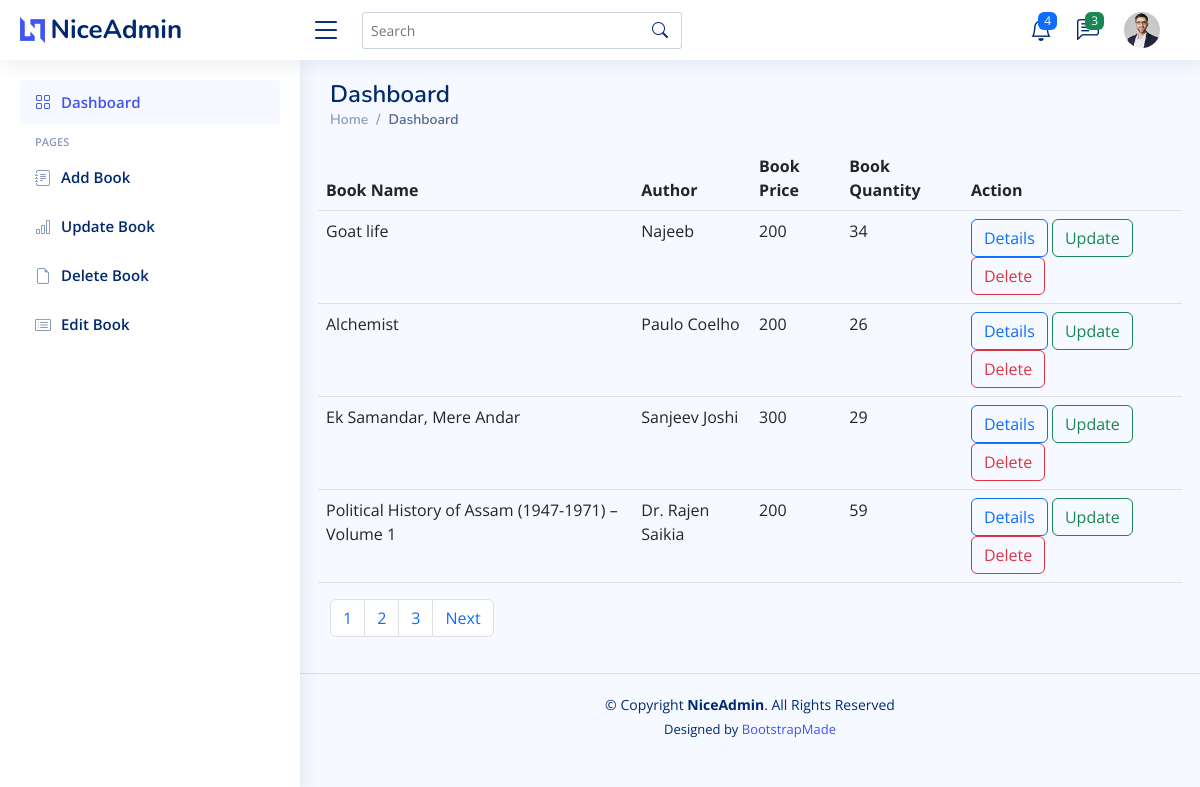
The page /adminpanel/home/ on the database its author committed.
### book_app/models.py (models this page shows, shortened)
class Book(models.Model) :
    title = models.CharField(max_length=50,null=True)
    price = models.IntegerField(null=True)
    author = models.ForeignKey(Author, on_delete=models.CASCADE,null=True)
    quantity = models.IntegerField()
    image = models.ImageField(upload_to='book_media')

class Author(models.Model) :
    name = models.CharField(max_length=50, null=True)
    def __str__(self) :
        return '{}'.format(self.name)

### book_app/views.py (the view)
# urls.py: path('home/',views.ListView, name='listview'),
def ListView(request) :
    books = Book.objects.all()
    paginator = Paginator(books,4)
    page_number = request.GET.get('page')
    try:
        page = paginator.get_page(page_number)
    except PageNotAnInteger:
        page = paginator.page(1)
    except EmptyPage :
        page = paginator.page(paginator.num_pages)
    return render(request, 'admin/listview.html', {'books':books,'page':page})

### templates/admin/listview.html (shortened to what this page needs)
{% extends 'admin/base.html' %} {% load static %} {% block content %}
<table class="table table-hover">
  <thead>
    <tr>
      <th scope="col" class="">Book Name</th>
      <th scope="col" class="">Author</th>
      <th scope="col" class="">Book Price</th>
      <th scope="col" class="">Book Quantity</th>
      <th scope="col" class="">Action</th>
    </tr>
  </thead>
  {% for book in page %}
  <tbody>
    <tr>
      <td class="">{{ book.title }}</td>
      <td class="">{{ book.author }}</td>
      <td class="">{{ book.price }}</td>
      <td class="">{{ book.quantity }}</td>
      <td class="">
        <a href="{% url 'detail' book.id %}" class="btn btn-outline-primary">Details</a>
        <a href="{% url 'update' book.id %}" class="btn btn-outline-success">Update</a>
        <a href="{% url 'delete' book.id %}" class="btn btn-outline-danger">Delete</a>
      </td>
    </tr>
  </tbody>
  {% endfor %}
</table>
<nav aria-label="Page navigation example">
  <ul class="pagination">
    {% for num in page.paginator.page_range %}
    <li class="page-item {% if page.number == num %}activate{% endif %}">
      <a class="page-link" href="?page={{ num }}">{{ num }}</a></li>
    {% endfor %}
    {% if page.has_next %}
    <li class="page-item"><a class="page-link" href="?page={{ page.next_page_number }}">Next</a></li>
    {% endif %}
  </ul>
</nav>
{% endblock %}

### templates/admin/base.html (shortened to what this page needs)
<!DOCTYPE html>
{% load static %}
<html lang="en">
<head>
  <link href="{% static 'assets/vendor/bootstrap/css/bootstrap.min.css' %}" rel="stylesheet">
  <link href="{% static 'assets/vendor/bootstrap-icons/bootstrap-icons.css' %}" rel="stylesheet">
  <link href="{% static 'assets/vendor/boxicons/css/boxicons.min.css' %}" rel="stylesheet">
  <link href="{% static 'assets/vendor/quill/quill.snow.css' %}" rel="stylesheet">
  <link href="{% static 'assets/vendor/quill/quill.bubble.css' %}" rel="stylesheet">
  <link href="{% static 'assets/vendor/remixicon/remixicon.css' %}" rel="stylesheet">
  <link href="{% static 'assets/vendor/simple-datatables/style.css' %}" rel="stylesheet">
  <link href="{% static 'assets/css/style.css' %}" rel="stylesheet">
</head>
<body>
  <header id="header" class="header fixed-top d-flex align-items-center">
    <div class="d-flex align-items-center justify-content-between">
      <a href="{% static 'index.html' %}" class="logo d-flex align-items-center">
        <img src="{% static 'assets/img/logo.png' %}" alt="">
        <span class="d-none d-lg-block">NiceAdmin</span>
      </a>
      <i class="bi bi-list toggle-sidebar-btn"></i>
    </div>
    <div class="search-bar">
      <form class="search-form d-flex align-items-center" method="get" action="{% url 'search' %}">
        <input type="text" name="q" placeholder="Search" title="Search Book">
        <button type="submit" title="Search"><i class="bi bi-search"></i></button>
      </form>
    </div>
    <nav class="header-nav ms-auto">
      <ul class="d-flex align-items-center">
        <li class="nav-item dropdown">
          <a class="nav-link nav-icon" href="#" data-bs-toggle="dropdown">
            <i class="bi bi-bell"></i>
            <span class="badge bg-primary badge-number">4</span>
          </a>
        </li>
        <li class="nav-item dropdown">
          <a class="nav-link nav-icon" href="#" data-bs-toggle="dropdown">
            <i class="bi bi-chat-left-text"></i>
            <span class="badge bg-success badge-number">3</span>
          </a>
        </li>
        <li class="nav-item dropdown pe-3">
          <a class="nav-link nav-profile d-flex align-items-center pe-4" href="#" data-bs-toggle="dropdown">
            <img src="{% static 'assets/img/profile-img.jpg' %}" alt="Profile" class="rounded-circle">
        </a>
        </li>
      </ul>
    </nav>
  </header>
  <aside id="sidebar" class="sidebar">
    <ul class="sidebar-nav" id="sidebar-nav">
      <li class="nav-item">
        <a class="nav-link " href="{% url 'listview' %}">
          <i class="bi bi-grid"></i>
          <span>Dashboard</span>
        </a>
      </li>
      <li class="nav-heading">Pages</li>
      <li class="nav-item">
        <a class="nav-link collapsed" href="{% url 'createbook' %}">
          <i class="bi bi-journal-text"></i>
          <span>Add Book</span>
        </a>
      </li>
      <li class="nav-item">
        <a class="nav-link collapsed" href="">
          <i class="bi bi-bar-chart"></i>
          <span>Update Book {{book.id}}</span>
        </a>
      </li>
      <li class="nav-item">
        <a class="nav-link collapsed" href="pages-contact.html">
          <i class="bi bi-file-earmark"></i>
          <span>Delete Book</span>
        </a>
      </li>
      <li class="nav-item">
        <a class="nav-link collapsed" href="pages-register.html">
          <i class="bi bi-card-list"></i>
          <span>Edit Book</span>
        </a>
      </li>
    </ul>
  </aside>
  <main id="main" class="main">
    <div class="pagetitle">
      <h1>Dashboard</h1>
      <nav>
        <ol class="breadcrumb">
          <li class="breadcrumb-item"><a href="index.html">Home</a></li>
          <li class="breadcrumb-item active">Dashboard</li>
        </ol>
      </nav>
    </div>
    <section class="section dashboard">
      <div class="row">
        {% block content %}
            {% endblock %}
      </div>
    </section>
  </main>
  <footer id="footer" class="footer">
    <div class="copyright">
      &copy; Copyright <strong><span>NiceAdmin</span></strong>. All Rights Reserved
    </div>
    <div class="credits">
      Designed by <a href="https://bootstrapmade.com/">BootstrapMade</a>
    </div>
  </footer>
</body>
</html>

### static/assets/css/style.css (style rules this page uses)
:root { scroll-behavior: smooth; }
body { font-family: "Open Sans", sans-serif; background: #f6f9ff; color: #444444; }
a { color: #4154f1; text-decoration: none; }
h1, h2, h3, h4, h5, h6 { font-family: "Nunito", sans-serif; }
#main { margin-top: 60px; padding: 20px 30px; transition: all 0.3s; }
.pagetitle { margin-bottom: 10px; }
.pagetitle h1 { font-size: 24px; margin-bottom: 0; font-weight: 600; color: #012970; }
.breadcrumb { font-size: 14px; font-family: "Nunito", sans-serif; color: #899bbd; font-weight: 600; }
.breadcrumb a { color: #899bbd; transition: 0.3s; }
.breadcrumb .breadcrumb-item::before { color: #899bbd; }
.breadcrumb .active { color: #51678f; font-weight: 600; }
.logo { line-height: 1; }
@media (min-width: 1200px) { .logo { width: 280px; } }
.logo img { max-height: 26px; margin-right: 6px; }
.logo span { font-size: 26px; font-weight: 700; color: #012970; font-family: "Nunito", sans-serif; }
.header { transition: all 0.5s; z-index: 997; height: 60px; box-shadow: 0px 2px 20px rgba(1, 41, 112, 0.1); background-color: #fff; padding-left: 20px; }
.header .toggle-sidebar-btn { font-size: 32px; padding-left: 10px; cursor: pointer; color: #012970; }
.header .search-bar { min-width: 360px; padding: 0 20px; }
.header .search-form { width: 100%; }
.header .search-form input { border: 0; font-size: 14px; color: #012970; border: 1px solid rgba(1, 41, 112, 0.2); padding: 7px 38px 7px 8px; border-radius: 3px; transition: 0.3s; width: 100%; }
.header .search-form button { border: 0; padding: 0; margin-left: -30px; background: none; }
.header .search-form button i { color: #012970; }
.header-nav ul { list-style: none; }
.header-nav>ul { margin: 0; padding: 0; }
.header-nav .nav-icon { font-size: 22px; color: #012970; margin-right: 25px; position: relative; }
.header-nav .nav-profile { color: #012970; }
.header-nav .nav-profile img { max-height: 36px; }
.header-nav .badge-number { position: absolute; inset: -2px -5px auto auto; font-weight: normal; font-size: 12px; padding: 3px 6px; }
.sidebar { position: fixed; top: 60px; left: 0; bottom: 0; width: 300px; z-index: 996; transition: all 0.3s; padding: 20px; overflow-y: auto; scrollbar-width: thin; scrollbar-color: #aab7cf transparent; box-shadow: 0px 0px 20px rgba(1, 41, 112, 0.1); background-color: #fff; }
@media (min-width: 1200px) { #main, #footer { margin-left: 300px; } }
.sidebar-nav { padding: 0; margin: 0; list-style: none; }
.sidebar-nav li { padding: 0; margin: 0; list-style: none; }
.sidebar-nav .nav-item { margin-bottom: 5px; }
.sidebar-nav .nav-heading { font-size: 11px; text-transform: uppercase; color: #899bbd; font-weight: 600; margin: 10px 0 5px 15px; }
.sidebar-nav .nav-link { display: flex; align-items: center; font-size: 15px; font-weight: 600; color: #4154f1; transition: 0.3; background: #f6f9ff; padding: 10px 15px; border-radius: 4px; }
.sidebar-nav .nav-link i { font-size: 16px; margin-right: 10px; color: #4154f1; }
.sidebar-nav .nav-link.collapsed { color: #012970; background: #fff; }
.sidebar-nav .nav-link.collapsed i { color: #899bbd; }
.footer { padding: 20px 0; font-size: 14px; transition: all 0.3s; border-top: 1px solid #cddfff; }
.footer .copyright { text-align: center; color: #012970; }
.footer .credits { padding-top: 5px; text-align: center; font-size: 13px; color: #012970; }

### rows shown on the page
Book: title "Goat life", author "Najeeb", price "200", quantity "34"
Book: title "Alchemist", author "Paulo Coelho", price "200", quantity "26"
Book: title "Ek Samandar, Mere Andar", author "Sanjeev Joshi", price "300", quantity "29"
Book: title "Political History of Assam (1947-1971) – Volume 1", author "Dr. Rajen Saikia", price "200", quantity "59"

### other values the page prints
{{ num }} "1" "2" "3"
